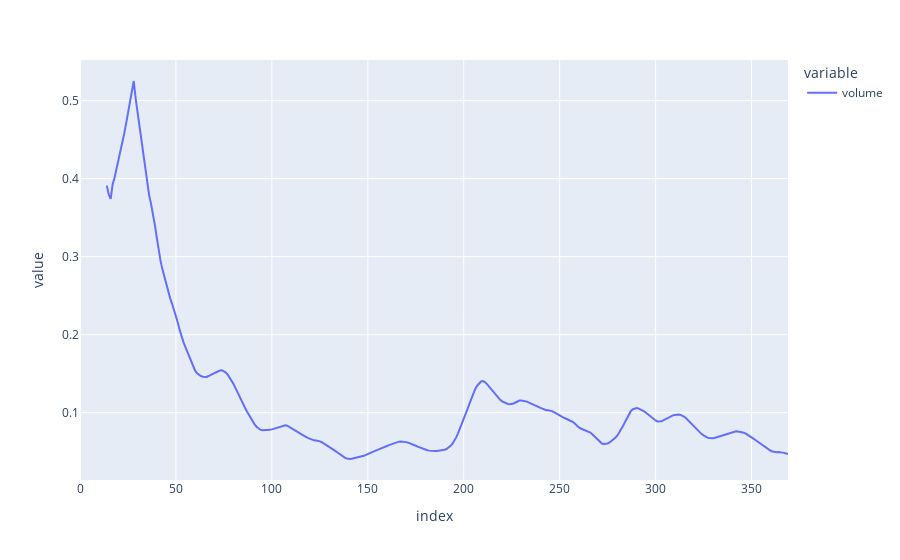

The cell this chart's notebook holds for it:
### Code cell
px.line(v1)

### Figure 1 — Plotly figure (JSON) as saved in the notebook; plotly's stock layout.template omitted (floating-point values rounded to 4 significant figures; data arrays with more than 128 entries replaced by an {"elided": "..."} marker saying what was removed)
{"data": [{"hovertemplate": "variable=volume<br>index=%{x}<br>value=%{y}<extra></extra>", "legendgroup": "volume", "line": {"color": "#636efa", "dash": "solid"}, "marker": {"symbol": "circle"}, "mode": "lines", "name": "volume", "orientation": "v", "showlegend": true, "type": "scatter", "x": {"elided": "370 int values"}, "xaxis": "x", "y": {"elided": "370 float values"}, "yaxis": "y"}], "layout": {"legend": {"title": {"text": "variable"}, "tracegroupgap": 0}, "margin": {"t": 60}, "xaxis": {"anchor": "y", "domain": [0, 1], "title": {"text": "index"}}, "yaxis": {"anchor": "x", "domain": [0, 1], "title": {"text": "value"}}}}
